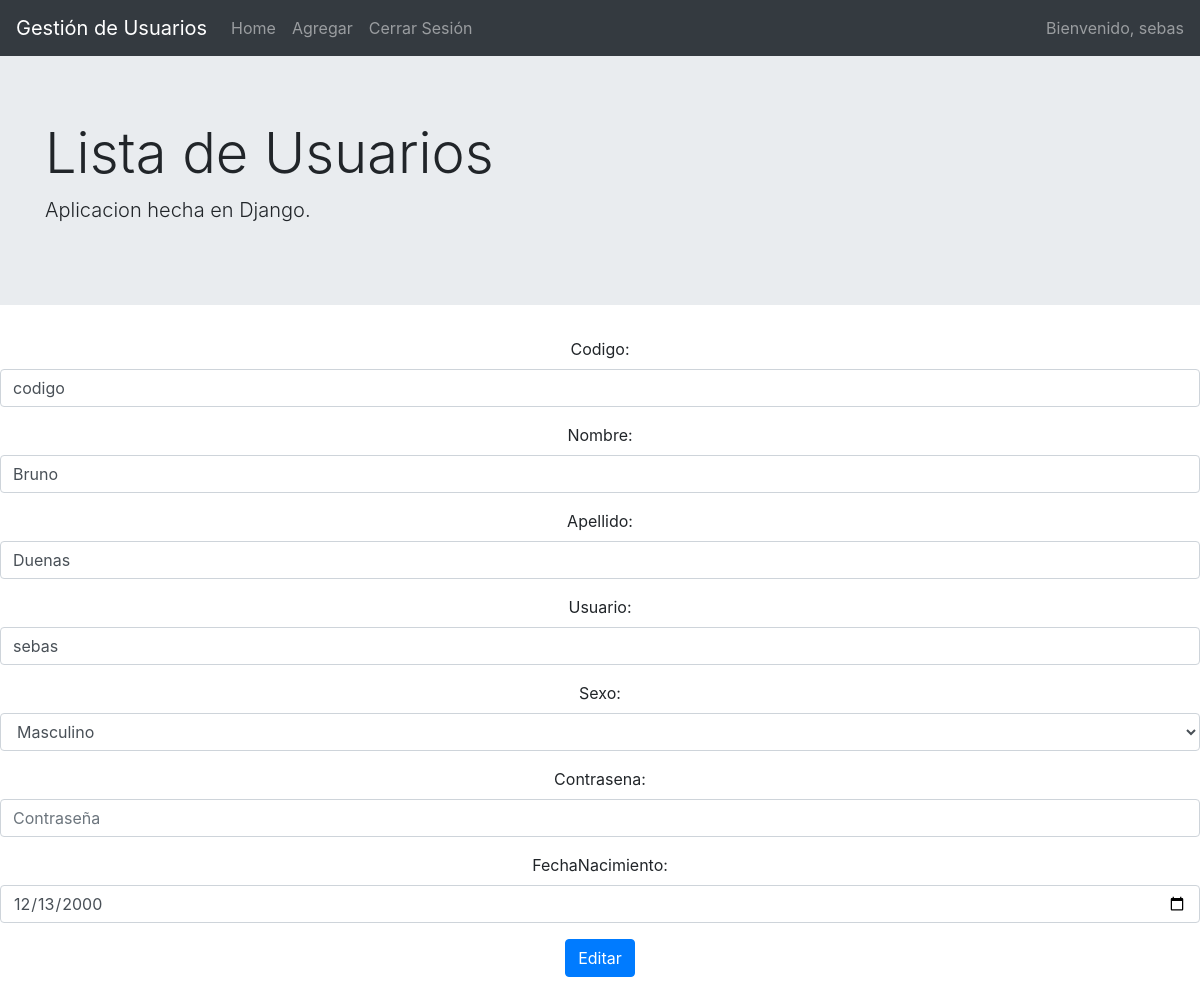
The app's page /update/1/ (signed in) with its own data.
### CRUD/Apps/GestionUsuarios/models.py (models this page shows, shortened)
class Usuario(models.Model):
    codigo = models.CharField(max_length=6)
    Nombre = models.CharField(max_length=40)
    Apellido = models.CharField(max_length=40)
    FechaNacimiento = models.DateField()
    Usuario = models.CharField(max_length=40)
    SEXOS = (('F', 'Femenino'), ('M', 'Masculino'))
    Sexo = models.CharField(max_length=1, choices=SEXOS, default='M')
    Contrasena = models.CharField(max_length=20)

### CRUD/Apps/GestionUsuarios/views.py (the view)
# urls.py: path('update/<int:usuario_id>/', views.update, name='update'),
def update(request, usuario_id):
    usuario = Usuario.objects.get(id=usuario_id)
    if request.method == 'POST':
        form = UsuarioForm(request.POST, instance=usuario)
        if form.is_valid():
            form.save()
            return redirect('home')
    else:
        form = UsuarioForm(instance=usuario)
    context = {'form': form}
    return render(request, 'GestionUsuarios/update.html', context)

### CRUD/Apps/GestionUsuarios/forms.py
class UsuarioForm(forms.ModelForm):
    class Meta:
        model = Usuario
        fields = ('codigo',
                  'Nombre',
                  'Apellido',
                  'Usuario',
                  'Sexo',
                  'Contrasena',
                  'FechaNacimiento')
        widgets = {
            'codigo': forms.TextInput(attrs={'class': 'form-control', 'placeholder': '#'}),
            'Nombre': forms.TextInput(attrs={'class': 'form-control', 'placeholder': 'Nombre'}),
            'Apellido': forms.TextInput(attrs={'class': 'form-control', 'placeholder': 'Apellido'}),
            'Usuario': forms.TextInput(attrs={'class': 'form-control', 'placeholder': 'Usuario'}),
            'Sexo': forms.Select(attrs={'class': 'form-control', 'placeholder': 'Sexo'}),
            'Contrasena': forms.PasswordInput(attrs={'class': 'form-control', 'placeholder': 'Contraseña'}),
            'FechaNacimiento': forms.DateInput(
        format=('%Y-%m-%d'),
        attrs={'class': 'form-control',
               'placeholder': 'Select a date',
               'type': 'date'
              }),
        }

### CRUD/Apps/GestionUsuarios/templates/GestionUsuarios/update.html (shortened to what this page needs)
{% extends 'GestionUsuarios/layout.html' %}
{% block content %}
{% if request.session.Usuario %}
<div class="form-group" align="center">
        <form method="post">
    {{ form.as_p }}
    <button type="submit" class="btn btn-primary">Editar</button>
        </form>
</div>
{% else %}
<h1>No tienes acceso</h1>
{% endif %}
{% endblock %}

### CRUD/Apps/GestionUsuarios/templates/GestionUsuarios/layout.html (shortened to what this page needs)
<!doctype html>
<html lang="en">
  <head>
    <link rel="stylesheet" href="https://cdn.jsdelivr.net/npm/bootstrap@4.5.3/dist/css/bootstrap.min.css">
      <nav class="navbar navbar-expand-lg navbar-dark bg-dark">
         <a class="navbar-brand" href="#">Gestión de Usuarios</a>
    <div class="collapse navbar-collapse" id="navbarNavAltMarkup">
    <div class="navbar-nav">
      <a class="nav-link" href="{% url 'home' %}">Home</a>
      <a class="nav-link" href="{% url 'add' %}">Agregar</a>
      <a class="nav-link" href="{% url 'logout' %}">Cerrar Sesión</a>
    </div>
  </div>
          <span class="navbar-text">Bienvenido, {{ request.session.Usuario }}
    </span>
</nav>
      <div class="jumbotron jumbotron-fluid">
        <div class="container">
            <h1 class="display-4">Lista de Usuarios</h1>
            <p class="lead">Aplicacion hecha en Django.</p>
        </div>
      </div>
      {% block content %}
      {% endblock %}
  </head>
</html>

### records on screen
Usuario: session.Usuario "sebas", codigo "codigo", Nombre "Bruno", Apellido "Duenas", Usuario "sebas", Sexo "Masculino", FechaNacimiento "12/13/2000"
